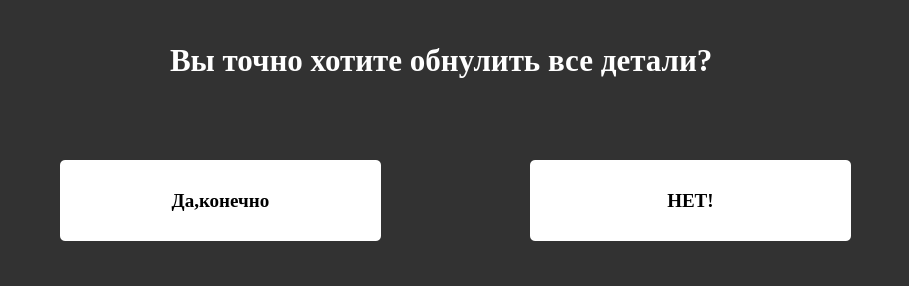
<?xml version="1.0" encoding="UTF-8"?>
<ui version="4.0">
 <class>Form</class>
 <widget class="QWidget" name="Form">
  <property name="geometry">
   <rect>
    <x>0</x>
    <y>0</y>
    <width>909</width>
    <height>286</height>
   </rect>
  </property>
  <property name="windowTitle">
   <string>Вы точно хотите?</string>
  </property>
  <property name="windowIcon">
   <iconset>
    <normaloff>train.ico</normaloff>train.ico</iconset>
  </property>
  <property name="styleSheet">
   <string notr="true">
background-color: rgb(50, 50, 50);</string>
  </property>
  <widget class="QPushButton" name="pushButton_1">
   <property name="geometry">
    <rect>
     <x>60</x>
     <y>160</y>
     <width>321</width>
     <height>81</height>
    </rect>
   </property>
   <property name="font">
    <font>
     <family>Times New Roman</family>
     <pointsize>14</pointsize>
     <weight>75</weight>
     <bold>true</bold>
    </font>
   </property>
   <property name="styleSheet">
    <string notr="true">QPushButton {
	background-color: rgb(255, 255, 255);
	border-radius: 5px;
	color: rgb(0, 0, 0);
}
QPushButton:hover {
	background-color: rgb(220, 253, 255);
	color: rgb(0, 0, 0);}
QPushButton:pressed {
	background-color: rgb(134, 140, 140);}</string>
   </property>
   <property name="text">
    <string>Да,конечно</string>
   </property>
  </widget>
  <widget class="QPushButton" name="pushButton_2">
   <property name="geometry">
    <rect>
     <x>530</x>
     <y>160</y>
     <width>321</width>
     <height>81</height>
    </rect>
   </property>
   <property name="font">
    <font>
     <family>Times New Roman</family>
     <pointsize>14</pointsize>
     <weight>75</weight>
     <bold>true</bold>
    </font>
   </property>
   <property name="styleSheet">
    <string notr="true">QPushButton {
	background-color: rgb(255, 255, 255);
	border-radius: 5px;
	color: rgb(0, 0, 0);
}
QPushButton:hover {
	background-color: rgb(220, 253, 255);
	color: rgb(0, 0, 0);}
QPushButton:pressed {
	background-color: rgb(134, 140, 140);}</string>
   </property>
   <property name="text">
    <string>НЕТ!</string>
   </property>
  </widget>
  <widget class="QLabel" name="label">
   <property name="geometry">
    <rect>
     <x>170</x>
     <y>20</y>
     <width>611</width>
     <height>81</height>
    </rect>
   </property>
   <property name="font">
    <font>
     <family>Times New Roman</family>
     <pointsize>23</pointsize>
     <weight>75</weight>
     <bold>true</bold>
    </font>
   </property>
   <property name="styleSheet">
    <string notr="true">color: rgb(255, 255, 255);</string>
   </property>
   <property name="text">
    <string>Вы точно хотите обнулить все детали?</string>
   </property>
  </widget>
 </widget>
 <resources/>
 <connections/>
</ui>
